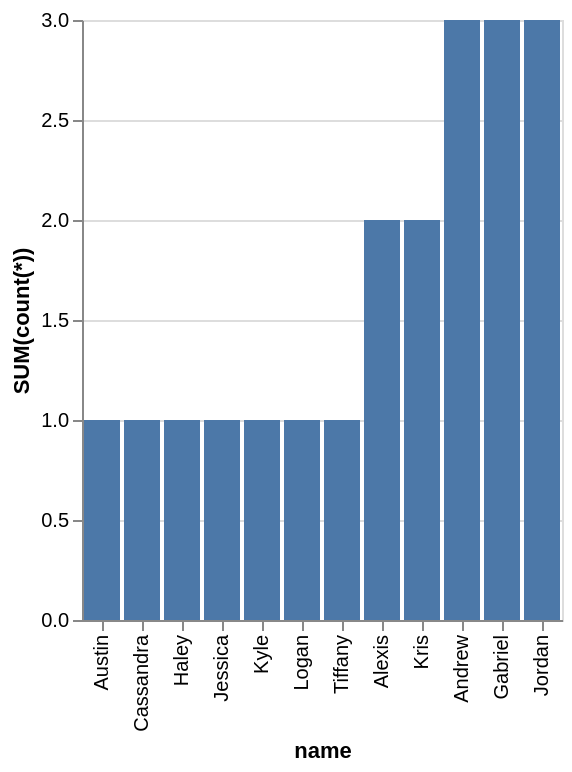

Write the Vega-Lite specification saved for this chart.
### Vega-Lite specification from a JSON file in a GitHub repository (floating-point values rounded to 4 significant figures)
{"data": {"values": [{"x_data": "Austin", "y_data": 1}, {"x_data": "Cassandra", "y_data": 1}, {"x_data": "Haley", "y_data": 1}, {"x_data": "Jessica", "y_data": 1}, {"x_data": "Kyle", "y_data": 1}, {"x_data": "Logan", "y_data": 1}, {"x_data": "Tiffany", "y_data": 1}, {"x_data": "Alexis", "y_data": 2}, {"x_data": "Kris", "y_data": 2}, {"x_data": "Andrew", "y_data": 3}, {"x_data": "Gabriel", "y_data": 3}, {"x_data": "Jordan", "y_data": 3}]}, "mark": "bar", "encoding": {"x": {"field": "x_data", "type": "nominal", "title": "name", "sort": {"op": "sum", "field": "y_data", "order": "ascending"}}, "y": {"field": "y_data", "type": "quantitative", "title": "SUM(count(*))"}}}
